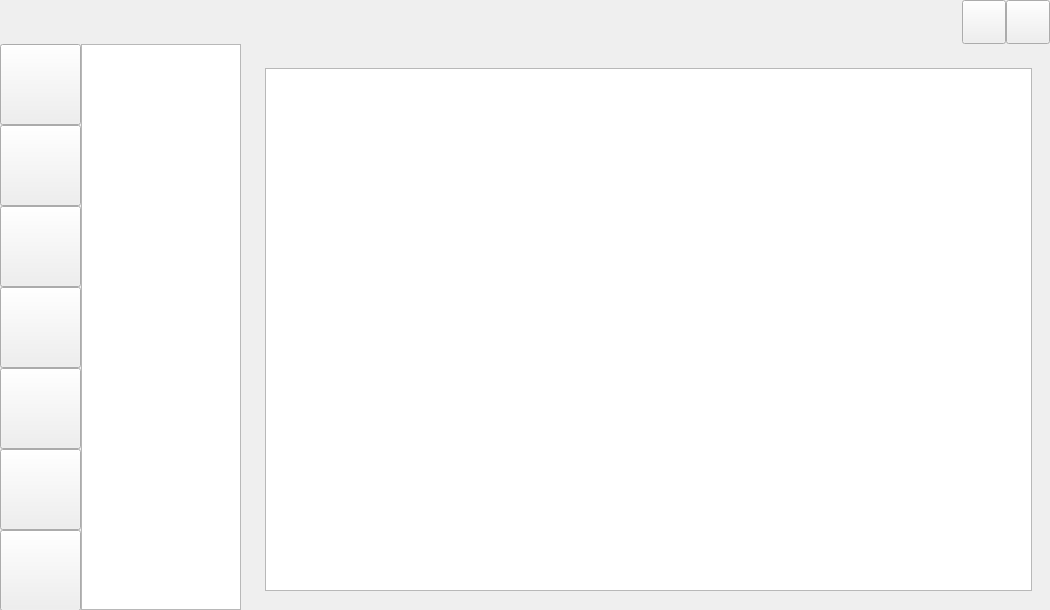
<?xml version="1.0" encoding="UTF-8"?>
<ui version="4.0">
 <class>COFFICEPARK</class>
 <widget class="QMainWindow" name="COFFICEPARK">
  <property name="geometry">
   <rect>
    <x>0</x>
    <y>0</y>
    <width>1050</width>
    <height>610</height>
   </rect>
  </property>
  <property name="minimumSize">
   <size>
    <width>0</width>
    <height>0</height>
   </size>
  </property>
  <property name="maximumSize">
   <size>
    <width>16777215</width>
    <height>16777215</height>
   </size>
  </property>
  <property name="windowTitle">
   <string>MainWindow</string>
  </property>
  <widget class="QWidget" name="centralwidget">
   <property name="minimumSize">
    <size>
     <width>0</width>
     <height>0</height>
    </size>
   </property>
   <widget class="QStackedWidget" name="stackedWidget">
    <property name="geometry">
     <rect>
      <x>81</x>
      <y>44</y>
      <width>969</width>
      <height>566</height>
     </rect>
    </property>
    <property name="minimumSize">
     <size>
      <width>0</width>
      <height>0</height>
     </size>
    </property>
    <property name="maximumSize">
     <size>
      <width>16777215</width>
      <height>16777215</height>
     </size>
    </property>
    <property name="autoFillBackground">
     <bool>true</bool>
    </property>
    <property name="styleSheet">
     <string notr="true"/>
    </property>
    <property name="currentIndex">
     <number>4</number>
    </property>
    <widget class="QWidget" name="QstackeEquipment">
     <property name="enabled">
      <bool>true</bool>
     </property>
     <property name="autoFillBackground">
      <bool>false</bool>
     </property>
    </widget>
    <widget class="QWidget" name="QstackePersonnel"/>
    <widget class="QWidget" name="QstackeAttendance"/>
    <widget class="QWidget" name="QstackeRecord">
     <widget class="QTableWidget" name="LogTable">
      <property name="geometry">
       <rect>
        <x>0</x>
        <y>0</y>
        <width>160</width>
        <height>566</height>
       </rect>
      </property>
     </widget>
     <widget class="QStackedWidget" name="stackedWidget_2">
      <property name="geometry">
       <rect>
        <x>160</x>
        <y>0</y>
        <width>809</width>
        <height>566</height>
       </rect>
      </property>
      <property name="lineWidth">
       <number>1</number>
      </property>
      <property name="currentIndex">
       <number>0</number>
      </property>
      <widget class="QWidget" name="QWAlarmRecord">
       <widget class="QTableWidget" name="QAlarmRecord">
        <property name="enabled">
         <bool>true</bool>
        </property>
        <property name="geometry">
         <rect>
          <x>0</x>
          <y>0</y>
          <width>809</width>
          <height>566</height>
         </rect>
        </property>
       </widget>
      </widget>
      <widget class="QWidget" name="QWDeviceRecord">
       <widget class="QTableWidget" name="QDeviceRecord">
        <property name="geometry">
         <rect>
          <x>0</x>
          <y>0</y>
          <width>809</width>
          <height>566</height>
         </rect>
        </property>
       </widget>
      </widget>
      <widget class="QWidget" name="QWSystem">
       <widget class="QTableWidget" name="QSystem">
        <property name="geometry">
         <rect>
          <x>0</x>
          <y>0</y>
          <width>809</width>
          <height>566</height>
         </rect>
        </property>
        <property name="maximumSize">
         <size>
          <width>4444444</width>
          <height>16777215</height>
         </size>
        </property>
       </widget>
      </widget>
      <widget class="QWidget" name="page">
       <widget class="QPushButton" name="QpbtnAlarm">
        <property name="geometry">
         <rect>
          <x>70</x>
          <y>200</y>
          <width>96</width>
          <height>36</height>
         </rect>
        </property>
        <property name="text">
         <string>报警记录</string>
        </property>
       </widget>
       <widget class="QPushButton" name="QpbtnDevice">
        <property name="geometry">
         <rect>
          <x>220</x>
          <y>200</y>
          <width>96</width>
          <height>36</height>
         </rect>
        </property>
        <property name="text">
         <string>设备日志</string>
        </property>
       </widget>
       <widget class="QPushButton" name="QpbtnSystem_2">
        <property name="geometry">
         <rect>
          <x>380</x>
          <y>200</y>
          <width>96</width>
          <height>36</height>
         </rect>
        </property>
        <property name="text">
         <string>系统日志</string>
        </property>
       </widget>
      </widget>
     </widget>
    </widget>
    <widget class="QWidget" name="QstackeSystem">
     <widget class="QTableWidget" name="QType">
      <property name="geometry">
       <rect>
        <x>0</x>
        <y>0</y>
        <width>160</width>
        <height>566</height>
       </rect>
      </property>
     </widget>
     <widget class="QTableWidget" name="QDevice_2">
      <property name="geometry">
       <rect>
        <x>184</x>
        <y>24</y>
        <width>767</width>
        <height>523</height>
       </rect>
      </property>
     </widget>
    </widget>
    <widget class="QWidget" name="QstackeAbout"/>
    <widget class="QWidget" name="QstackeHelp">
     <widget class="QPushButton" name="QIcon">
      <property name="enabled">
       <bool>true</bool>
      </property>
      <property name="geometry">
       <rect>
        <x>0</x>
        <y>100</y>
        <width>81</width>
        <height>31</height>
       </rect>
      </property>
      <property name="styleSheet">
       <string notr="true"/>
      </property>
      <property name="text">
       <string>上传照片</string>
      </property>
     </widget>
     <widget class="QLineEdit" name="Photo_lineEdit">
      <property name="geometry">
       <rect>
        <x>0</x>
        <y>0</y>
        <width>101</width>
        <height>91</height>
       </rect>
      </property>
     </widget>
    </widget>
    <widget class="QWidget" name="HomePage"/>
   </widget>
   <widget class="QPushButton" name="QpbtnEquipment">
    <property name="enabled">
     <bool>true</bool>
    </property>
    <property name="geometry">
     <rect>
      <x>0</x>
      <y>44</y>
      <width>81</width>
      <height>81</height>
     </rect>
    </property>
    <property name="minimumSize">
     <size>
      <width>81</width>
      <height>81</height>
     </size>
    </property>
    <property name="text">
     <string/>
    </property>
   </widget>
   <widget class="QPushButton" name="QpbtnPersonnel">
    <property name="geometry">
     <rect>
      <x>0</x>
      <y>125</y>
      <width>81</width>
      <height>81</height>
     </rect>
    </property>
    <property name="minimumSize">
     <size>
      <width>81</width>
      <height>81</height>
     </size>
    </property>
    <property name="text">
     <string/>
    </property>
   </widget>
   <widget class="QPushButton" name="QpbtnAttendance">
    <property name="geometry">
     <rect>
      <x>0</x>
      <y>206</y>
      <width>81</width>
      <height>81</height>
     </rect>
    </property>
    <property name="minimumSize">
     <size>
      <width>81</width>
      <height>81</height>
     </size>
    </property>
    <property name="text">
     <string/>
    </property>
   </widget>
   <widget class="QPushButton" name="QpbtnSystem">
    <property name="geometry">
     <rect>
      <x>0</x>
      <y>287</y>
      <width>81</width>
      <height>81</height>
     </rect>
    </property>
    <property name="minimumSize">
     <size>
      <width>81</width>
      <height>81</height>
     </size>
    </property>
    <property name="text">
     <string/>
    </property>
   </widget>
   <widget class="QPushButton" name="QpbtnRecord">
    <property name="geometry">
     <rect>
      <x>0</x>
      <y>368</y>
      <width>81</width>
      <height>81</height>
     </rect>
    </property>
    <property name="minimumSize">
     <size>
      <width>81</width>
      <height>81</height>
     </size>
    </property>
    <property name="text">
     <string/>
    </property>
   </widget>
   <widget class="QMyPushButton" name="QpbtnAbout">
    <property name="geometry">
     <rect>
      <x>0</x>
      <y>449</y>
      <width>81</width>
      <height>81</height>
     </rect>
    </property>
    <property name="minimumSize">
     <size>
      <width>81</width>
      <height>81</height>
     </size>
    </property>
    <property name="text">
     <string/>
    </property>
   </widget>
   <widget class="QPushButton" name="QpbtnHelp">
    <property name="geometry">
     <rect>
      <x>0</x>
      <y>530</y>
      <width>81</width>
      <height>81</height>
     </rect>
    </property>
    <property name="minimumSize">
     <size>
      <width>81</width>
      <height>81</height>
     </size>
    </property>
    <property name="text">
     <string/>
    </property>
   </widget>
   <widget class="QLabel" name="Title_label">
    <property name="enabled">
     <bool>false</bool>
    </property>
    <property name="geometry">
     <rect>
      <x>0</x>
      <y>0</y>
      <width>826</width>
      <height>44</height>
     </rect>
    </property>
    <property name="minimumSize">
     <size>
      <width>0</width>
      <height>0</height>
     </size>
    </property>
    <property name="maximumSize">
     <size>
      <width>16777215</width>
      <height>16777215</height>
     </size>
    </property>
    <property name="styleSheet">
     <string notr="true"/>
    </property>
    <property name="text">
     <string/>
    </property>
   </widget>
   <widget class="QPushButton" name="QpbtnMin">
    <property name="geometry">
     <rect>
      <x>962</x>
      <y>0</y>
      <width>44</width>
      <height>44</height>
     </rect>
    </property>
    <property name="minimumSize">
     <size>
      <width>44</width>
      <height>44</height>
     </size>
    </property>
    <property name="maximumSize">
     <size>
      <width>44</width>
      <height>44</height>
     </size>
    </property>
    <property name="text">
     <string/>
    </property>
   </widget>
   <widget class="QPushButton" name="QpbtnShut">
    <property name="geometry">
     <rect>
      <x>1006</x>
      <y>0</y>
      <width>44</width>
      <height>44</height>
     </rect>
    </property>
    <property name="minimumSize">
     <size>
      <width>44</width>
      <height>44</height>
     </size>
    </property>
    <property name="maximumSize">
     <size>
      <width>44</width>
      <height>44</height>
     </size>
    </property>
    <property name="text">
     <string/>
    </property>
   </widget>
   <widget class="QLabel" name="User_label">
    <property name="geometry">
     <rect>
      <x>826</x>
      <y>0</y>
      <width>136</width>
      <height>44</height>
     </rect>
    </property>
    <property name="text">
     <string/>
    </property>
   </widget>
  </widget>
 </widget>
 <customwidgets>
  <customwidget>
   <class>QMyPushButton</class>
   <extends>QPushButton</extends>
   <header>mypushbutton.h</header>
  </customwidget>
 </customwidgets>
 <resources/>
 <connections/>
</ui>
